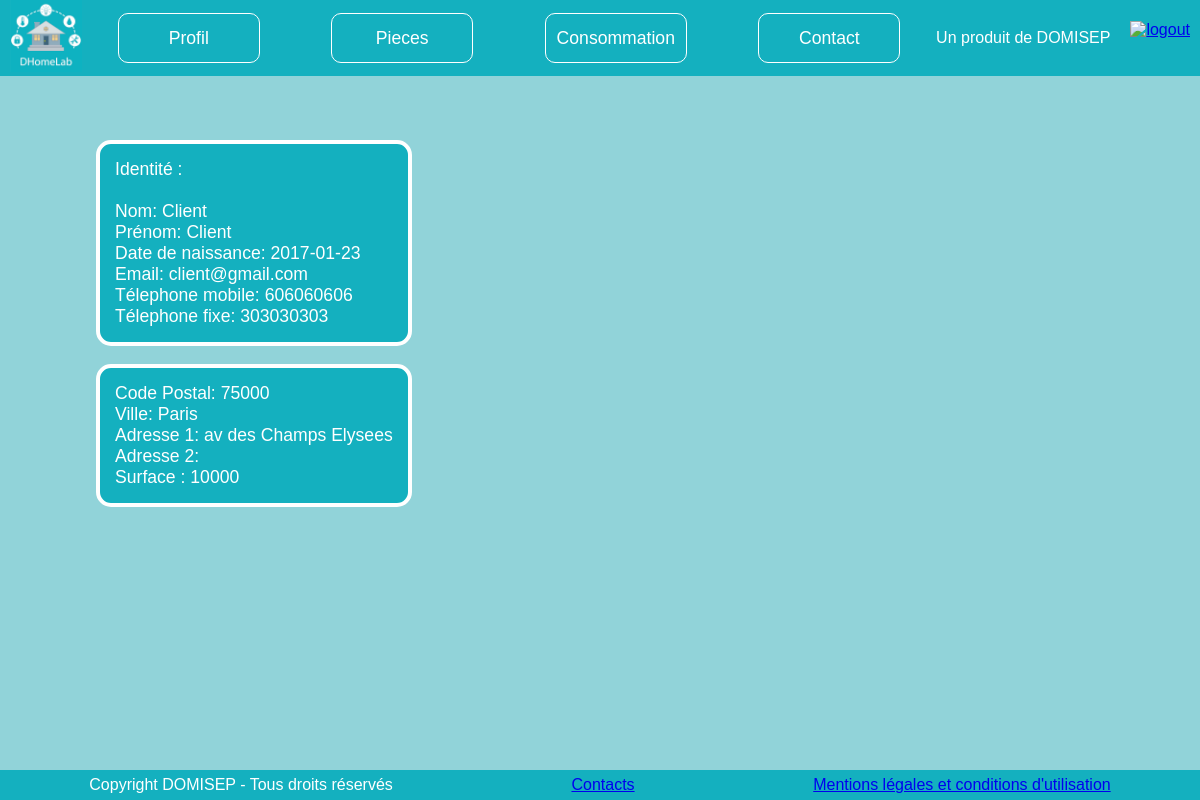
Page /index.php?redirection=voir_profil (signed in) on the committed database.
### tables this page shows
CREATE TABLE `client` (
  `id_client` int(10) UNSIGNED ZEROFILL NOT NULL,
  `nom` varchar(255) DEFAULT NULL,
  `prenom` varchar(255) DEFAULT NULL,
  `date_de_naissance` date DEFAULT NULL,
  `email` varchar(255) DEFAULT NULL,
  `telephone_mobile` int(11) DEFAULT NULL,
  `telephone_fixe` int(11) DEFAULT NULL,
  `numero_serie_ceMAC` varchar(20) NOT NULL,
  `password_client` varchar(255) NOT NULL
);

CREATE TABLE `maison` (
  `id_maison` int(10) UNSIGNED ZEROFILL NOT NULL,
  `code_postal` int(10) UNSIGNED NOT NULL,
  `ville` varchar(255) NOT NULL,
  `adresse_1` varchar(255) NOT NULL,
  `adresse_2` varchar(255) NOT NULL,
  `id_client` int(10) UNSIGNED ZEROFILL DEFAULT NULL,
  `surface` int(11) NOT NULL COMMENT 'Surface de la maison'
);

### index.php (called while the page is built)
<?php
require 'controleur/index_client.php';
?>

### modele/voir_profil.php (called while the page is built, shortened)
<?php
$reqinfouser=$bdd->prepare('SELECT * FROM client WHERE id_client=?');
$reqinfouser->execute(array($_SESSION['id_client']));
$reqadressemaison=$bdd->prepare('SELECT * FROM maison WHERE id_client=?');
$reqadressemaison->execute(array($_SESSION['id_client']));
$reqadresseimmeuble=$bdd->prepare('SELECT * FROM immeuble WHERE id_client=?');
$reqadresseimmeuble->execute(array($_SESSION['id_client']));
$immeubleexist=$reqadresseimmeuble->rowcount();
$maisonexist=$reqadressemaison->rowcount();
?>

### vue/voir_profil.php (the view, shortened to what this page needs)
<!DOCTYPE html>
<html>
    <head>
        <link rel="stylesheet" href="style/voir_profil.css" />
        <link rel="stylesheet" href="style/banniere.css" />
    </head>
    	<body>
    		<div id="bloc_page">
                <?php include("en_tete_client.php");?>
                <div id="container_3">
                <section class="zone_centre">
                    <?php
                    while($infouser = $reqinfouser->fetch() )
                    {
                        ?>
                        <p class="cadre">Identité : <br/><br/>
                        Nom: <?php echo $infouser['nom'] ?> <br/>
                        Prénom: <?php echo $infouser['prenom'] ?><br/>
                        Date de naissance: <?php echo $infouser['date_de_naissance'] ?><br/>
                        Email: <?php echo $infouser['email'] ?> <br/>
                        Télephone mobile: <?php echo $infouser['telephone_mobile'] ?><br/>
                        Télephone fixe: <?php echo $infouser['telephone_fixe'] ?><br/><p>
                        <?php
                        if($immeubleexist == 1 )
                        {
                            while($infoimmeuble = $reqadresseimmeuble->fetch() AND $infoappartement =$reqadresseappartement->fetch())
                            {
                                ?>
                                <p class="cadre">Résidence : <br/><br/>
                                Code Postal: <?php echo $infoimmeuble['code_postal'] ?> <br/>
                                Ville: <?php echo $infoimmeuble['ville'] ?><br/>
                                Adresse 1: <?php echo $infoimmeuble['adresse_1'] ?><br/>
                                Adresse 2: <?php echo $infoimmeuble['adresse_2'] ?> <br/>
                                Etage: <?php echo $infoappartement['etage'] ?> <br/>
                                Numero: <?php echo $infoappartement['numero'] ?><br/>
                                Surface: <?php echo $infoappartement['surface'] ?><br/>
                                <?php
                            }
                        }
                        elseif($maisonexist == 1)
                        {
                            while($infomaison = $reqadressemaison->fetch())
                            {
                                ?>
                                Code Postal: <?php echo $infomaison['code_postal'] ?> <br/>
                                Ville: <?php echo $infomaison['ville'] ?><br/>
                                Adresse 1: <?php echo $infomaison['adresse_1'] ?><br/>
                                Adresse 2: <?php echo $infomaison['adresse_2'] ?> <br/>
                                Surface : <?php echo $infomaison['surface'] ?> <br/>
                                </p>
                                <?php
                            }
                        }
                        ?>
                    <?php
                    }
                    ?>
                </section>
                </div>
                <?php include("pied_de_page.php");?>
            </div>
        </body>
</html>

### controleur/index_client.php (shortened to what this page needs)
<?php
require 'modele/connexion_bdd.php';
if (!isset($_GET["redirection"]))
{
	require 'modele/connexion_client.php';
	require 'vue/connexion_client.php';
}
else
{
	$redirection = htmlspecialchars($_GET["redirection"]);
	if ($redirection == 'connecte')
	{
		require 'modele/test_donnees_client_incompletes.php';
		require 'modele/page_accueil_client.php';
		require 'vue/page_accueil_client.php';
	}
	elseif ($redirection == 'inscription')
	{
			require 'vue/client_modifier_profil.php';
	}
	elseif ($redirection == 'formulaire_immeuble_1')
	{
		require "modele/profil_formulaire_d_inscription_immeuble_1.php";
		require "vue/profil_formulaire_d_inscription_immeuble_1.php";
	}
	elseif ($redirection == 'formulaire_immeuble_2')
	{
		require "modele/profil_formulaire_d_inscription_immeuble_2.php";
		require "vue/profil_formulaire_d_inscription_immeuble_2.php";
	}
	elseif ($redirection == 'formulaire_maison')
	{
		require "modele/profil_formulaire_d_inscription_maison.php";
		require "vue/profil_formulaire_d_inscription_maison.php";
	}
	elseif ($redirection == 'page_de_contact')
	{
		require 'modele/Page_de_contacts.php';
		require 'modele/page_service_client.php';
		require "vue/page_de_contact.php";
	}
	elseif ($redirection == 'ajout_piece_client')
	{
		require"modele/ajout_piece_client.php";
		require"vue/ajout_piece_client.php";
	}
	elseif ($redirection == 'ajout_capteur_client')
	{
		require "modele/fonctions_ajout_capteur.php";
		require "modele/ajout_capteur_client.php";
		require "vue/ajout_capteur_client.php";
	}
	elseif ($redirection == 'voir_profil')
	{
		require "modele/voir_profil.php";
		require "vue/voir_profil.php";
	}
	elseif ($redirection == 'suivi_consommation_energetique')
	{
		require "vue/suivi_consommation_energetique.php";
	}
	elseif($redirection=='ajout_capteur_piece_client')
	{
		require"modele/ajout_capteur_piece_client.php";
		require"vue/ajout_capteur_piece_client.php";
	}
	elseif($redirection=='generateur')
	{
		require"modele/fonction_creation_donnee.php";
		require"modele/generateur_donnee_capteur.php";
		require"vue/generateur_donnee_capteur.php";
	}
	elseif($redirection=='mot_de_passe_oublie_1')
	{
		require"modele/mot_de_passe_oublie_1.php";
		require"vue/mot_de_passe_oublie_1.php";
	}
	elseif($redirection=='mot_de_passe_oublie_2')
	{
		require"modele/mot_de_passe_oublie_2.php";
		require"vue/mot_de_passe_oublie_2.php";
	}
	elseif($redirection=="pagedecontact")
	{
		require"modele/Page_de_contacts.php";
		require"vue/page_de_contact.php";
	}
	elseif ($redirection == 'deconnexion')
	{
		$_SESSION = array();
		session_destroy();
		header("Location: index.php");
	}
}
?>

### vue/en_tete_client.php (shortened to what this page needs)
<header>
	 <div>
        <a href="index.php?redirection=connecte" id="logoco"  >
        <img  href="index.php?redirection=connecte" src="picture/logo_transparent.png" alt="logo DomLab" title="DomLab" id="logo"  />
        </a>
       </div>
<div id="mv0">
	<nav>
		<ul id="mv">
			<li class="hid"><a href="index.php?redirection=voir_profil" >Profil</a>
			</li>
			<li ><a href="index.php?redirection=connecte">Pieces</a></li>
			<li ><a href="index.php?redirection=suivi_consommation_energetique">Consommation</a></li>
			<li ><a href="index.php?redirection=page_de_contact">Contact</a></li>
		</ul>
	</nav>
</div>
<div>
        <p class="titrep" id="domisep"> Un produit de DOMISEP</p>
       </div>
       <div>
        <a href="index.php?redirection=deconnexion" id="logout">
        <img  href="index.php?redirection=deconnexion" src="picture/logout.png" alt="logout" title="logout" />
        </a>
   </div>
</header>

### vue/pied_de_page.php
<div id="foot">
<footer>
	 <div id="Copyrights">
        <p>Copyright DOMISEP - Tous droits réservés</p>
     </div>
     <div id="Contacts">
     	<a href="index.php?redirection=page_de_contact">Contacts</a>
     </div>
     <div id="Conditions">
     	<a href="#">Mentions légales et conditions d'utilisation</a>
     </div>
</footer>
</div>

### style/voir_profil.css (style rules this page uses)
#container_3 p { color:white; border: solid 4px white; padding:15px; border-radius: 15px; font-size: 1.1em; background-color: #14b0bf; margin-top: 0; }
section { display: flex; padding-left: 8vw; justify-content: space-around; flex-direction: column; }

### style/banniere.css (style rules this page uses)
header { display:flex; align-items: center; justify-content: space-between; background-color: #14b0bf; min-width: 1000px; max-height:11%; min-height: 60px; position:fixed; right:0; left:0; top:0; padding-left:10px; width: 100%; }
#logo { min-height: 58px; max-height: 9vh; }
#logoco img { min-height: 58px; max-height: 9vh; }
#logout img { padding-top:10px; min-height: 45px; max-height: 8vh; padding-right: 20px; }
#domisep { color:white; padding-right:20px; }
html { margin-bottom:0; min-width: 1100px; }
body { display:flex; padding-top:10vh; margin-top:60px; font-family: Georgia, Arial, sans-serif; background-color: #91d3d9; overflow:auto; margin-left:0; padding-bottom: 100px; }
footer { display:flex; justify-content: space-around; align-items: center; background-color: #14b0bf; width:100%; position: fixed; bottom: 0; left:0; height: 30px; margin:0px; color:white; }
ul { margin:0; padding:0; display:flex; list-style:none; min-width:500px; max-width:900px; min-height: 35px; height:100%; justify-content: space-around; }
#mv0 { flex:3; }
li { min-width:140px; border-radius: 10px; border: 1px solid white; height:6vh; min-height: 35px; background-color: #14b0bf; }
li a { display: flex; align-items: center; justify-content: center; color:white; height:100%; width:100%; font-size: 1.1em; text-decoration: none; border-radius: 8px; }

### rows in the picture
client: nom "Client", prenom "Client", date_de_naissance "2017-01-23", email "client@gmail.com", telephone_mobile "606060606", telephone_fixe "303030303"
maison: code_postal "75000", ville "Paris", adresse_1 "av des Champs Elysees", surface "10000"
